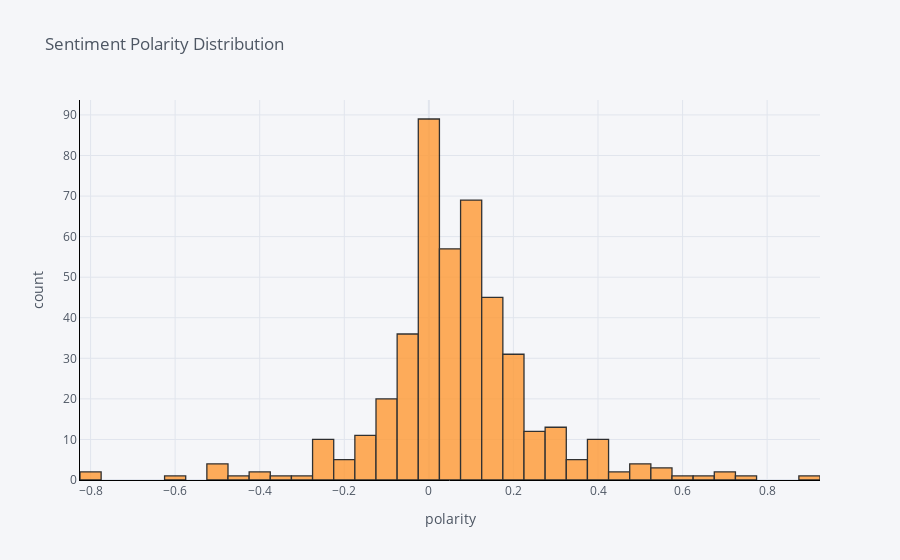

The code cell stored with this chart in its notebook:
### Markdown cell above
# Plotting Sentimenr Polarity Distribution

### Code cell
df['polarity'].iplot(
    kind='hist',
    bins=50,
    xTitle='polarity',
    linecolor='black',
    yTitle='count',
    title='Sentiment Polarity Distribution')

### Figure 1 — Plotly figure (JSON) as saved in the notebook; plotly's stock layout.template omitted (floating-point values rounded to 4 significant figures; data arrays with more than 128 entries replaced by an {"elided": "..."} marker saying what was removed)
{"data": [{"histfunc": "count", "histnorm": "", "marker": {"color": "rgba(255, 153, 51, 1.0)", "line": {"color": "#000000", "width": 1.3}}, "name": "polarity", "nbinsx": 50, "opacity": 0.8, "orientation": "v", "type": "histogram", "x": {"elided": "440 float values"}}], "layout": {"barmode": "overlay", "legend": {"bgcolor": "#F5F6F9", "font": {"color": "#4D5663"}}, "paper_bgcolor": "#F5F6F9", "plot_bgcolor": "#F5F6F9", "title": {"font": {"color": "#4D5663"}, "text": "Sentiment Polarity Distribution"}, "xaxis": {"gridcolor": "#E1E5ED", "linecolor": "black", "showgrid": true, "tickfont": {"color": "#4D5663"}, "title": {"font": {"color": "#4D5663"}, "text": "polarity"}, "zerolinecolor": "#E1E5ED"}, "yaxis": {"gridcolor": "#E1E5ED", "linecolor": "black", "showgrid": true, "tickfont": {"color": "#4D5663"}, "title": {"font": {"color": "#4D5663"}, "text": "count"}, "zerolinecolor": "#E1E5ED"}}}
